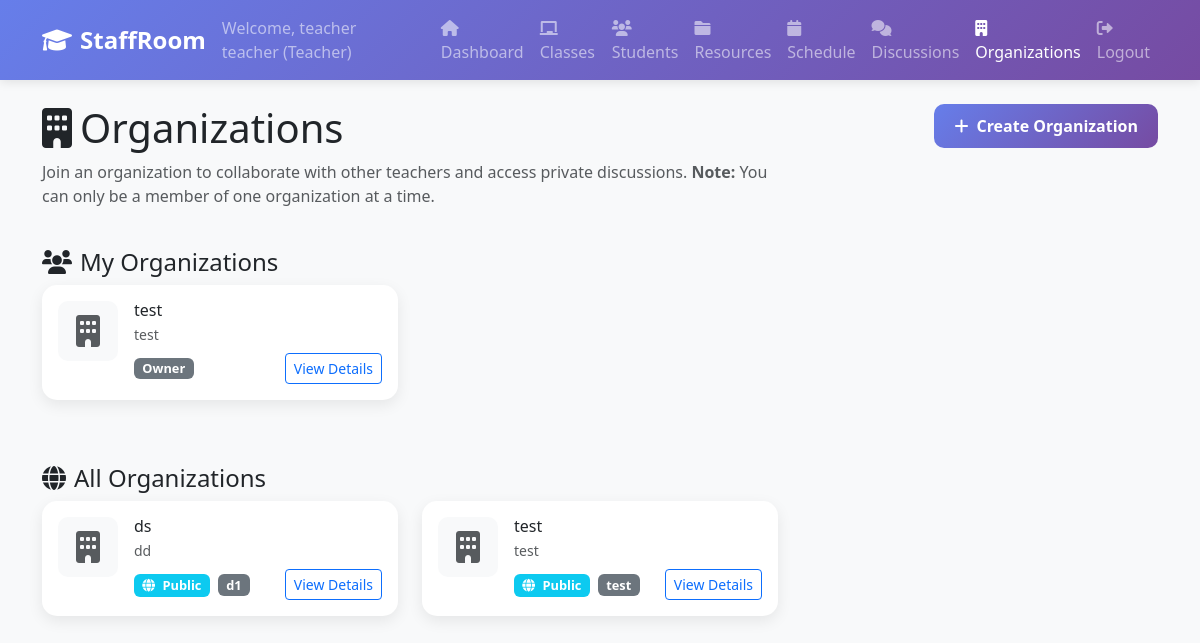
Screenshot of /organizations (signed in) with the database file from the repository.
### tables this page shows
CREATE TABLE "organization_memberships" (
    id INTEGER PRIMARY KEY AUTOINCREMENT,
    organization_id INTEGER NOT NULL,
    user_id INTEGER NOT NULL,
    role TEXT DEFAULT 'teacher' CHECK (role IN ('owner', 'admin', 'teacher', 'student')),
    joined_at TIMESTAMP DEFAULT CURRENT_TIMESTAMP,
    FOREIGN KEY (organization_id) REFERENCES organizations (id),
    FOREIGN KEY (user_id) REFERENCES users (id),
    UNIQUE(organization_id, user_id)
);

CREATE TABLE organizations (
                id INTEGER PRIMARY KEY AUTOINCREMENT,
                name TEXT NOT NULL,
                description TEXT,
                about TEXT,
                location TEXT,
                contact_email TEXT,
                contact_phone TEXT,
                website TEXT,
                logo_filename TEXT,
                logo_path TEXT,
                is_public BOOLEAN DEFAULT 1,
                discussion_privacy TEXT DEFAULT 'public' CHECK (discussion_privacy IN ('public', 'private')),
                created_by INTEGER NOT NULL,
                created_at TIMESTAMP DEFAULT CURRENT_TIMESTAMP,
                updated_at TIMESTAMP DEFAULT CURRENT_TIMESTAMP, banner_filename TEXT, banner_path TEXT, organization_tag TEXT,
                FOREIGN KEY (created_by) REFERENCES users (id)
            );

### web_app.py (the view)
@app.route('/organizations')
def organizations():
    if 'user_id' not in session:
        return redirect(url_for('login'))
    organizations = db.get_all_organizations()
    user_organizations = db.get_user_organizations(session['user_id'])
    return render_template('organizations.html',
                         organizations=organizations,
                         user_organizations=user_organizations,
                         can_create_org=session['user_type'] == 'teacher')

### web_app.py (called while the page is built)
    def get_connection(self):
        if self.db_path.startswith('postgresql://'):
            import psycopg2
            from psycopg2.extras import RealDictCursor
            conn = psycopg2.connect(self.db_path, cursor_factory=RealDictCursor)
        else:
            db_file = self.db_path.replace('sqlite:///', '')
            conn = sqlite3.connect(db_file)
            conn.row_factory = sqlite3.Row
        return conn

    def get_all_organizations(self):
        conn = self.get_connection()
        cursor = conn.execute("""
            SELECT o.*, u.first_name, u.last_name
            FROM organizations o
            JOIN users u ON o.created_by = u.id
            ORDER BY o.created_at DESC
        """)
        organizations = [dict(row) for row in cursor.fetchall()]
        conn.close()
        return organizations

    def get_user_organizations(self, user_id):
        conn = self.get_connection()
        cursor = conn.execute("""
            SELECT o.*, om.role, om.joined_at
            FROM organizations o
            JOIN organization_memberships om ON o.id = om.organization_id
            WHERE om.user_id = ?
            ORDER BY om.joined_at DESC
            LIMIT 1
        """, (user_id,))
        result = cursor.fetchone()
        conn.close()
        return [dict(result)] if result else []

### templates/organizations.html (shortened to what this page needs)
{% extends "common/base.html" %}
{% block content %}
        <div class="row mb-4">
            <div class="col-md-8">
                <h1><i class="fas fa-building me-2"></i>Organizations</h1>
                <p class="text-muted">Join an organization to collaborate with other teachers and access private discussions. <strong>Note:</strong> You can only be a member of one organization at a time.</p>
            </div>
            <div class="col-md-4 text-end">
                {% if can_create_org %}
                <button class="btn btn-primary" data-bs-toggle="modal" data-bs-target="#newOrganizationModal">
                    <i class="fas fa-plus me-2"></i>Create Organization
                </button>
                {% endif %}
            </div>
        </div>
        {% if user_organizations %}
        <div class="row mb-4">
            <div class="col-12">
                <h4><i class="fas fa-users me-2"></i>My Organizations</h4>
                <div class="row">
                    {% for org in user_organizations %}
                    <div class="col-md-6 col-lg-4 mb-3">
                        <div class="card organization-card">
                            <div class="card-body">
                                <div class="d-flex align-items-start">
                                    {% if org.logo_filename %}
                                    <img src="/download/{{ org.logo_filename }}" class="organization-logo me-3" alt="Logo">
                                    {% else %}
                                    <div class="organization-logo me-3 bg-light d-flex align-items-center justify-content-center">
                                        <i class="fas fa-building fa-2x text-muted"></i>
                                    </div>
                                    {% endif %}
                                    <div class="flex-grow-1">
                                        <h6 class="card-title mb-1">{{ org.name }}</h6>
                                        <p class="card-text small text-muted mb-2">{{ org.description[:100] }}{% if org.description|length > 100 %}...{% endif %}</p>
                                        <div class="d-flex justify-content-between align-items-center">
                                            <span class="badge bg-secondary privacy-badge">{{ org.role.title() }}</span>
                                            <a href="{{ url_for('organization_detail', org_id=org.id) }}" class="btn btn-sm btn-outline-primary">
                                                View Details
                                            </a>
                                        </div>
                                    </div>
                                </div>
                            </div>
                        </div>
                    </div>
                    {% endfor %}
                </div>
            </div>
        </div>
        {% endif %}
        <div class="row">
            <div class="col-12">
                <h4><i class="fas fa-globe me-2"></i>All Organizations</h4>
                {% if organizations %}
                    <div class="row">
                        {% for org in organizations %}
                        <div class="col-md-6 col-lg-4 mb-3">
                            <div class="card organization-card">
                                <div class="card-body">
                                    <div class="d-flex align-items-start">
                                        {% if org.logo_filename %}
                                        <img src="/download/{{ org.logo_filename }}" class="organization-logo me-3" alt="Logo">
                                        {% else %}
                                        <div class="organization-logo me-3 bg-light d-flex align-items-center justify-content-center">
                                            <i class="fas fa-building fa-2x text-muted"></i>
                                        </div>
                                        {% endif %}
                                        <div class="flex-grow-1">
                                            <h6 class="card-title mb-1">{{ org.name }}</h6>
                                            <p class="card-text small text-muted mb-2">{{ org.description[:100] }}{% if org.description|length > 100 %}...{% endif %}</p>
                                            <div class="d-flex justify-content-between align-items-center">
                                                <div>
                                                    <span class="badge bg-info privacy-badge me-1">
                                                        <i class="fas fa-{% if org.discussion_privacy == 'public' %}globe{% else %}lock{% endif %} me-1"></i>
                                                        {{ org.discussion_privacy.title() }}
                                                    </span>
                                                    <span class="badge bg-secondary privacy-badge">{{ org.location or 'Online' }}</span>
                                                </div>
                                                <a href="{{ url_for('organization_detail', org_id=org.id) }}" class="btn btn-sm btn-outline-primary">
                                                    View Details
                                                </a>
                                            </div>
                                        </div>
                                    </div>
                                </div>
                            </div>
                        </div>
                        {% endfor %}
                    </div>
                {% endif %}
            </div>
        </div>
{% endblock %}

### rows the page displays
organization_memberships: name "test", description "test", role "Owner"
organizations: name "ds", description "dd", discussion_privacy "Public", location "d1"
organizations: name "test", description "test", discussion_privacy "Public", location "test"

### other values shown
{{ session.first_name }} "teacher"
{{ session.last_name }} "teacher"
{{ session.user_type.title() }} "Teacher"
